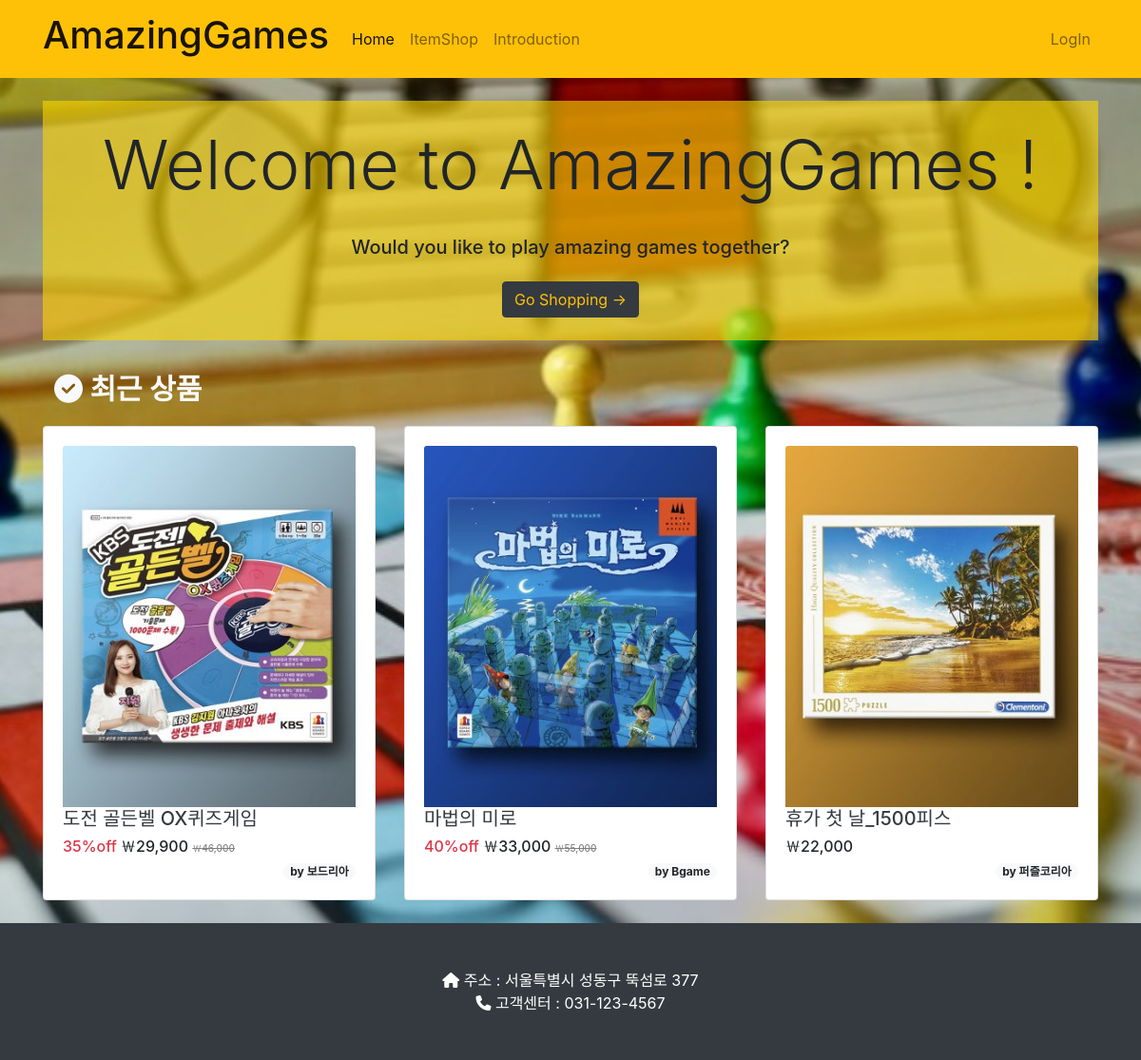
The page / on the database its author committed.
### shoppage/models.py (models this page shows, shortened)
class Item(models.Model):
    name = models.CharField(max_length=50)
    image = models.ImageField(upload_to='shoppage/images/%Y/%m/%d/', blank=True)
    content = MarkdownxField()
    price = models.IntegerField(default=0)
    discount = models.IntegerField(default=0)
    delivery_days = models.IntegerField(default=0)
    maker = models.ForeignKey(Maker, null=True, on_delete=models.CASCADE)
    category = models.ForeignKey(Category, null=True, blank=True, on_delete=models.SET_NULL)
    tags = models.ManyToManyField(Tag, blank=True)
    author = models.ForeignKey(User, null=True, on_delete=models.SET_NULL)
    def get_discount_price(self):
        return round(self.price * (1 - self.discount / 100))
    def __str__(self):
        if(self.discount > 0) :
            discount_price = self.get_discount_price()
            return f'[{self.pk}]{self.name} - {discount_price}({self.discount}% off) '
        else :
            return f'[{self.pk}]{self.name} - {self.price} '
    def get_absolute_url(self):
        return f'/shop/{self.pk}/'

class Maker(models.Model):
    name = models.CharField(max_length=30)
    address = models.CharField(max_length=50)
    phone = models.CharField(max_length=20)
    logo = models.ImageField(upload_to='shoppage/logos/%Y/%m/%d/', blank=True)
    def __str__(self):
        return self.name

### singlepage/views.py (the view)
# urls.py: 2. Add a URL to urlpatterns:  path('', views.home, name='home')
def home(request):
    recent_items = Item.objects.order_by('-pk')[:3]
    return render(request, 'singlepage/home.html', {
        'recent_item' :recent_items
    })

### singlepage/templates/singlepage/home.html (shortened to what this page needs)
<!DOCTYPE html>
{% load static %}
{% load humanize %}
<html lang="en">
<head>
    <link href="{% static 'shoppage/bootstrap/bootstrap.min.css' %}" rel="stylesheet" type="text/css" media="screen">
    <link href="{% static 'singlepage/css/home.css' %}" rel="stylesheet" type="text/css" media="screen">
</head>
<body>
    {% include 'shoppage/navbar.html' %}
    <div class="container">
        <div class="my-4 py-4 text-center" id="main-area">
            <h1 class="display-3">Welcome to AmazingGames !</h1>
            <h5 class="pt-4">Would you like to play amazing games together?</h5>
            <div class="mt-4">
                <a class="btn btn-dark text-warning" href="/shop/">Go Shopping -></a>
            </div>
        </div>
        <h1><i class="fa-solid fa-circle-check badge text-light"> 최근 상품</i></h1>
        <div class="row mb-4">
            {% for item in recent_item %}
            <div class="col-4">
                <div class="card mt-2">
                    <div class="card-body">
                        {% if item.image %}
                            <a href="{{item.get_absolute_url}}">
                                <img class="card-img-top" style="height: 380px;" src="{{item.image.url}}" alt="{{item}}의 image"/></a>
                        {% else %}
                            <a href="{{item.get_absolute_url}}">
                                <img class="card-img-top" style="height: 380px;" src="../../../static/shoppage/images/noimage.jpg" alt="no image"/></a>
                        {% endif %}
                        <h5>
                            <a href="{{item.get_absolute_url}}" class="text-decoration-none text-dark">{{item.name}}</a>
                        </h5>
                        <h6>
                            {% if item.discount > 0 %}
                                <span class="text-danger">{{item.discount}}%off</span> &#65510;{{item.get_discount_price | intcomma}}
                                <span style="color: gray; font-size: 10px; text-decoration: line-through;">&#65510;{{item.price | intcomma}}</span>
                            {% else %}
                                &#65510;{{item.price | intcomma}}
                            {% endif %}
                        </h6>
                        <span class="badge badge-pill badge-light float-right">
                            by {{item.maker}}
                        </span>
                    </div>
                </div>
            </div>
            {% endfor %}
        </div>
    </div>
    {% include 'shoppage/footer.html' %}
</body>
</html>

### singlepage/static/singlepage/css/home.css (style rules this page uses)
body { background: url('/static/singlepage/images/main_image.jpg') no-repeat center center fixed; -webkit-background-size: cover; -moz-background-size: cover; background-size: cover; -o-background-size: cover; }
#main-area { background-color: rgba(255, 215, 0, 0.6); }

### rows shown on the page
Item: image (picture), name "도전 골든벨 OX퀴즈게임", discount "35", get_discount_price "29,900", price "46,000", maker "보드리아"
Item: image (picture), name "마법의 미로", discount "40", get_discount_price "33,000", price "55,000", maker "Bgame"
Item: image (picture), name "휴가 첫 날_1500피스", price "22,000", maker "퍼즐코리아"
